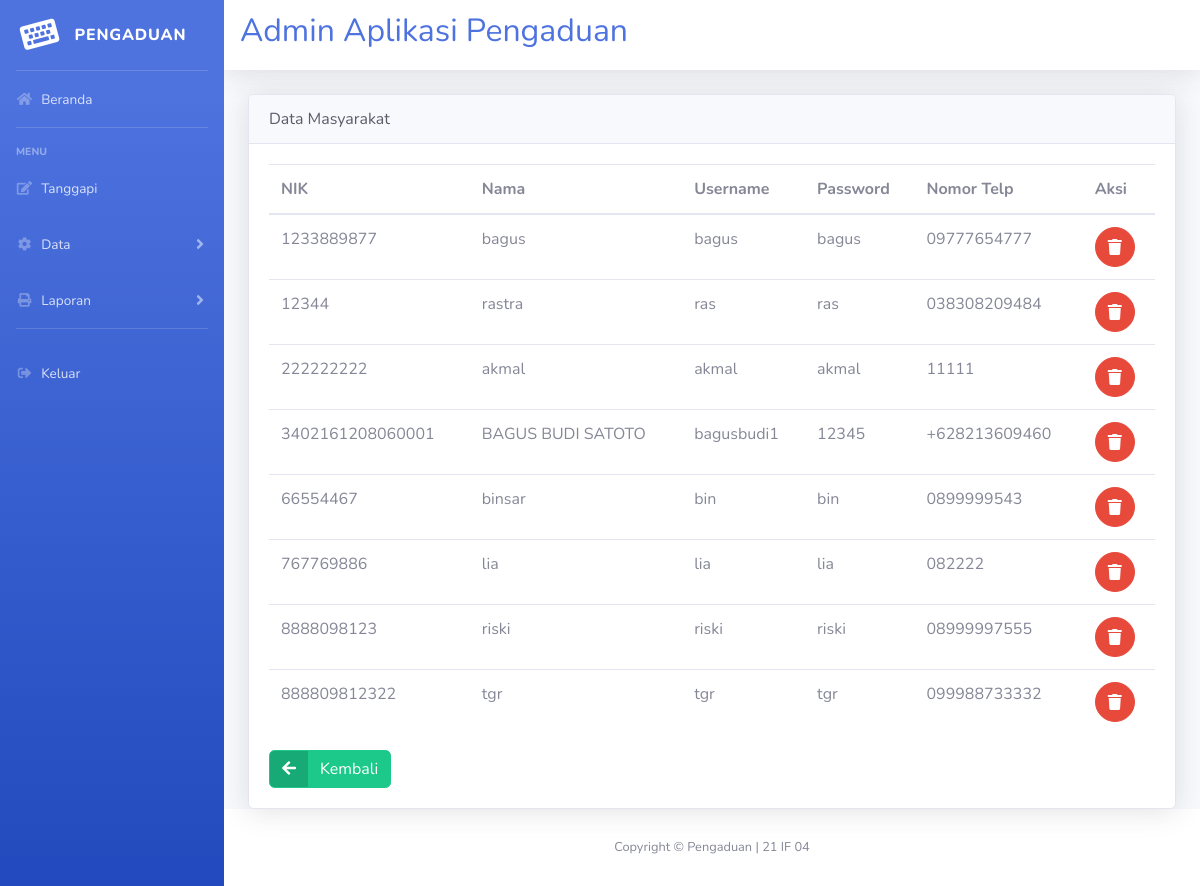
The page /admin/admin.php?url=lihat_masyarakat (signed in) on the database its author committed.
### tables this page shows
CREATE TABLE `masyarakat` (
  `nik` char(16) NOT NULL,
  `nama` varchar(35) NOT NULL,
  `username` varchar(25) NOT NULL,
  `password` varchar(32) NOT NULL,
  `telp` varchar(13) NOT NULL
);

### admin/lihat_masyarakat.php (the view, shortened to what this page needs)
<!DOCTYPE html>
<html lang="en">
    <head>
        <link href="../vendor/fontawesome-free/css/all.min.css" rel="stylesheet" type="text/css">
        <link href="../css/sb-admin-2.min.css" rel="stylesheet">
    </head>
    <body id="page-top">
    <div class="card shadow">
        <div class="card-header text-dark">
            Data Masyarakat
        </div>
        <div class="card-body">
            <table class="table table-hover">
                <thead>
                    <tr>
                        <th>NIK</th>
                        <th>Nama</th>
                        <th>Username</th>
                        <th>Password</th>
                        <th>Nomor Telp</th>
                        <th>Aksi</th>
                    </tr>
                </thead>
                <tbody>
                    <?php
                    include "../koneksi.php";
                    $query = mysqli_query($conn, "SELECT * FROM masyarakat");
                    while ($d = mysqli_fetch_array($query)) {
                        ?>
                        <tr>
                            <td><?php echo $d['nik']; ?></td>
                            <td><?php echo $d['nama']; ?></td>
                            <td><?php echo $d['username']; ?></td>
                            <td><?php echo $d['password']; ?></td>
                            <td><?php echo $d['telp']; ?></td>
                            <td>
                                <a href="hapus_masyarakat.php?nik=<?php echo $d['nik'] ?>" class="btn btn-danger btn-circle" onclick="return confirm('Yakin?')">
                                <i class="fa fa-trash"></i>
                            </a>
                            </td>
                        </tr>
                    <?php } ?>
                </tbody>
            </table>
            <a href="admin.php" class="btn btn-success btn-icon-split">
                <span class="icon">
                    <i class="fas fa-arrow-left"></i>
                </span>
                <span class="text">Kembali</span>
            </a>
        </div>
</div>
    </body>
</html>

### rows shown on the page
masyarakat: nik "1233889877", nama "bagus", username "bagus", password "bagus", telp "09777654777"
masyarakat: nik "12344", nama "rastra", username "ras", password "ras", telp "038308209484"
masyarakat: nik "222222222", nama "akmal", username "akmal", password "akmal", telp "11111"
masyarakat: nik "3402161208060001", nama "BAGUS BUDI SATOTO", username "bagusbudi1", password "12345", telp "+628213609460"
masyarakat: nik "66554467", nama "binsar", username "bin", password "bin", telp "0899999543"
masyarakat: nik "767769886", nama "lia", username "lia", password "lia", telp "082222"
masyarakat: nik "8888098123", nama "riski", username "riski", password "riski", telp "08999997555"
masyarakat: nik "888809812322", nama "tgr", username "tgr", password "tgr", telp "099988733332"
